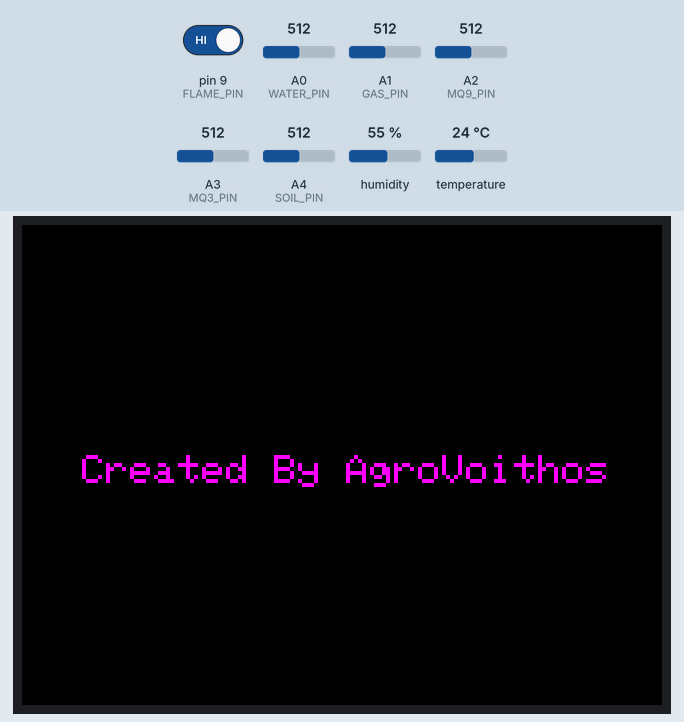
Simulated run of this sketch. Board: Arduino Mega 2560, built with avr-gcc and run on an emulated ATmega2560. Shown: 320×240 colour display. Inputs (shaded band) come from the test bench; at power-on: A0 (WATER_PIN) = 512, pin 9 (FLAME_PIN) HIGH, humidity 55 %, A1 (GAS_PIN) = 512, A2 (MQ9_PIN) = 512, A3 (MQ3_PIN) = 512, A4 (SOIL_PIN) = 512, temperature 24 °C. What the sketch prints to the serial monitor is not drawn.

Above: at 2.4 s.
6.6 s: A0 (WATER_PIN) set to 789
12.6 s: A0 (WATER_PIN) set to 810
At 17.6 s:
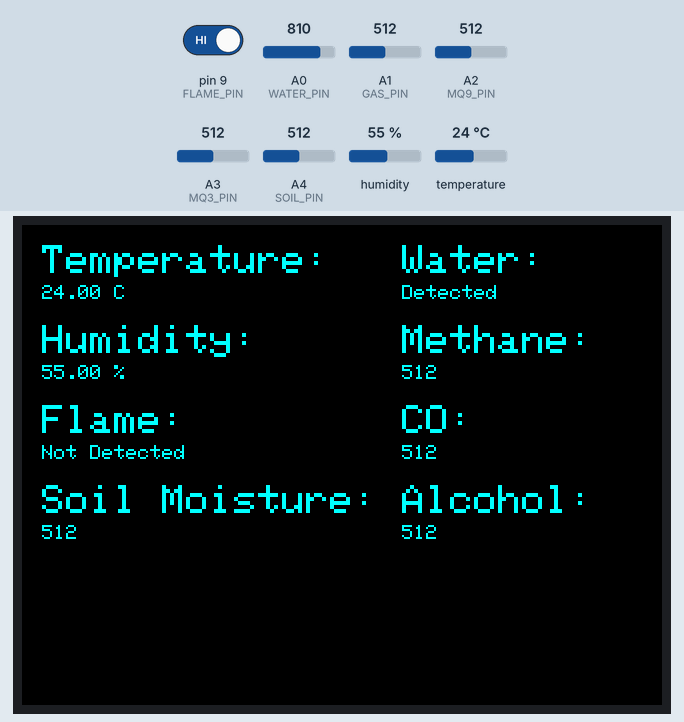
23.0 s: pin 9 (FLAME_PIN) driven LOW
At 27.8 s:
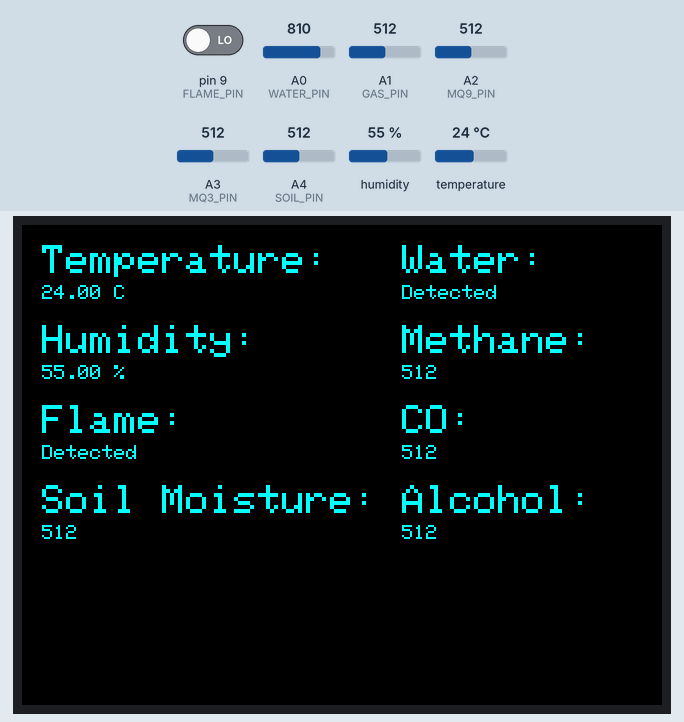
33.7 s: humidity set to 22 %
44.2 s: A1 (GAS_PIN) set to 716
54.9 s: A2 (MQ9_PIN) set to 716
At 59.9 s:
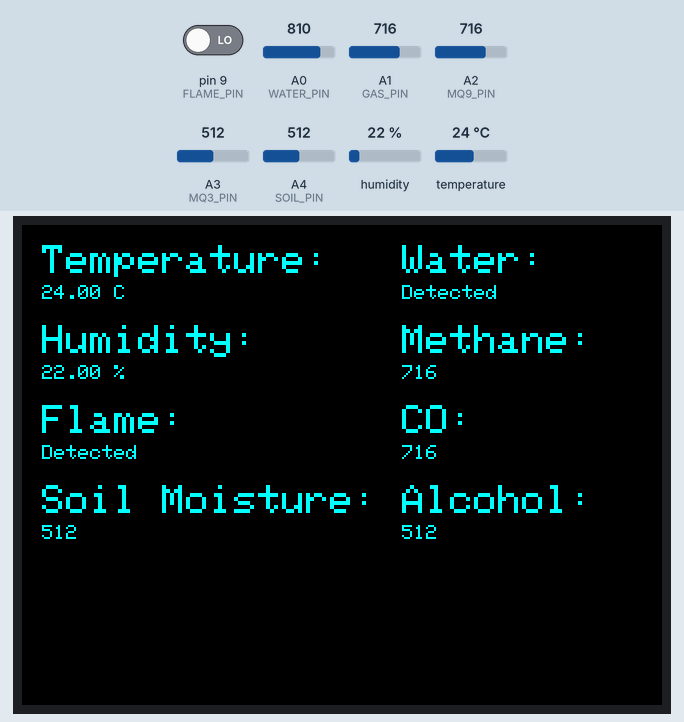
Timing chart, 0 to 61.4 s (numbered marks = the images above; inputs shaded):
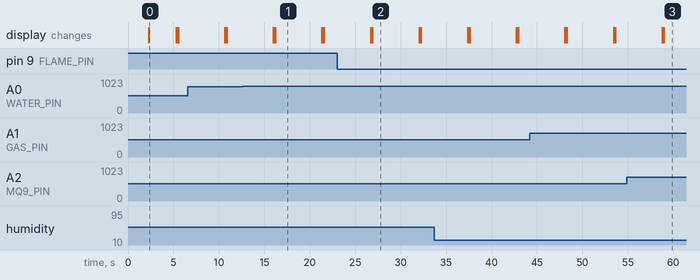

The sketch:

weatherstationbigdisp.ino
```cpp
#include <SPI.h>
#include <Adafruit_GFX.h>
#include <Adafruit_ILI9341.h>
#include <DHT.h>
#include <Wire.h>
#include <RTClib.h>

// Pin Definitions
const int DHT_PIN = 8;      // DHT11 sensor connected to digital pin 8
const int WATER_PIN = A0;   // Water sensor connected to analog pin A0
const int GAS_PIN = A1;     // MQ-5 gas sensor connected to analog pin A1
const int MQ9_PIN = A2;     // MQ-9 gas sensor connected to analog pin A2
const int MQ3_PIN = A3;     // MQ-3 gas sensor connected to analog pin A3
const int FLAME_PIN = 9;    // KY-026 flame sensor connected to digital pin 9
const int SOIL_PIN = A4;    // Soil moisture sensor connected to analog pin A4
const int TFT_CS = 31;      // TFT LCD CS pin
const int TFT_RST = 32;     // TFT LCD RST pin
const int TFT_DC = 33;      // TFT LCD DC pin
const int TFT_MOSI = 34;    // TFT LCD MOSI pin
const int TFT_CLK = 35;     // TFT LCD SCK pin
const int TFT_MISO = 36;    // TFT LCD MISO pin
// const int RTC_SDA = 20;     // RTC module SDA pin
// const int RTC_SCL = 21;     // RTC module SCL pin

// Constants for DHT sensor
#define DHT_TYPE DHT11   // DHT 11 sensor type

// Initialize DHT sensor
DHT dht(DHT_PIN, DHT_TYPE);

// Initialize TFT display
Adafruit_ILI9341 tft = Adafruit_ILI9341(TFT_CS, TFT_DC, TFT_MOSI, TFT_CLK, TFT_RST, TFT_MISO);

// // Initialize RTC
// RTC_DS3231 rtc;

void setup() {
  // Initialize Serial Monitor
  Serial.begin(9600);
  Serial.println("Serial communication started");

  // Initialize DHT sensor
  dht.begin();
  delay(2000); // Delay to allow sensor to stabilize
  Serial.println("DHT sensor initialized");

  // Initialize TFT display
  tft.begin();
  tft.setRotation(1); // Adjust rotation if needed
  tft.fillScreen(ILI9341_BLACK);

  // Display initial messages
  tft.setTextColor(ILI9341_WHITE);
  tft.setTextSize(2);
  tft.setCursor(65, 115);
  tft.println("Weather Station");
  tft.fillScreen(ILI9341_BLACK);
  tft.setTextColor(ILI9341_MAGENTA);
  tft.setTextSize(2);
  tft.setCursor(30, 115);
  tft.println("Created By AgroVoithos");

  Serial.println("Initialization complete");
  delay(3000); // Show initial message for 3 seconds

  // // Initialize RTC
  // Wire.begin();
  // if (!rtc.begin()) {
  //   Serial.println("Couldn't find RTC");
  //   while (1);
  // }

  // // Set initial time and date (if necessary)
  // rtc.adjust(DateTime(2024, 8, 11, 3, 33, 0)); // Year, Month, Day, Hour, Minute, Second

  // Serial.println("RTC initialized");
}

void loop() {
  // Display "Loading Data..." while updating sensor values
  tft.fillScreen(ILI9341_BLACK);
  tft.setTextColor(ILI9341_WHITE);
  tft.setTextSize(2);
  tft.setCursor(60, 115); // Center "Loading Data..."
  tft.println("Loading Data...");

  // Read sensor values
  float temperature = dht.readTemperature();
  float humidity = dht.readHumidity();
  int waterValue = analogRead(WATER_PIN);
  bool waterDetected = (waterValue > 800);
  int gasValue = analogRead(GAS_PIN);
  int mq9Value = analogRead(MQ9_PIN);
  int mq3Value = analogRead(MQ3_PIN);
  bool flameDetected = digitalRead(FLAME_PIN) == LOW;
  int soilValue = analogRead(SOIL_PIN);

  // // Read time from RTC
  // DateTime now = rtc.now();
  // int hour = now.hour();
  // int minute = now.minute();
  // int second = now.second();
  // int day = now.day();
  // int month = now.month();
  // int year = now.year();

  // Display data on TFT LCD
  tft.fillScreen(ILI9341_BLACK);

  // Temperature and Humidity Section
  tft.setTextColor(ILI9341_CYAN);
  tft.setTextSize(2);
  tft.setCursor(10, 10);
  tft.println("Temperature:");
  tft.setTextSize(1);
  tft.setCursor(10, 30);
  tft.print(temperature);
  tft.println(" C");

  tft.setTextSize(2);
  tft.setCursor(10, 50);
  tft.println("Humidity:");
  tft.setTextSize(1);
  tft.setCursor(10, 70);
  tft.print(humidity);
  tft.println(" %");

  // Sensor Status Section
  tft.setTextSize(2);
  tft.setCursor(190, 10);
  tft.println("Water:");
  tft.setTextSize(1);
  tft.setCursor(190, 30);
  tft.println(waterDetected ? "Detected" : "Not Detected");

  tft.setTextSize(2);
  tft.setCursor(190, 50);
  tft.println("Methane:");
  tft.setTextSize(1);
  tft.setCursor(190, 70);
  tft.println(gasValue);

  tft.setTextSize(2);
  tft.setCursor(190, 90);
  tft.println("CO:");
  tft.setTextSize(1);
  tft.setCursor(190, 110);
  tft.println(mq9Value);

  tft.setTextSize(2);
  tft.setCursor(190, 130);
  tft.println("Alcohol:");
  tft.setTextSize(1);
  tft.setCursor(190, 150);
  tft.println(mq3Value);

  tft.setTextSize(2);
  tft.setCursor(10, 90);
  tft.println("Flame:");
  tft.setTextSize(1);
  tft.setCursor(10, 110);
  tft.println(flameDetected ? "Detected" : "Not Detected");

  tft.setTextSize(2);
  tft.setCursor(10, 130);
  tft.println("Soil Moisture:");
  tft.setTextSize(1);
  tft.setCursor(10, 150);
  tft.println(soilValue);

  // // Display Date and Time
  // tft.setTextSize(1);
  // tft.setCursor(10, 210);
  // tft.print("Date:");
  // tft.print(day);
  // tft.print("/");
  // tft.print(month);
  // tft.print("/");
  // tft.println(year);

  // tft.setCursor(190, 210);
  // tft.print("Time:");
  // tft.print(hour);
  // tft.print(":");
  // if (minute < 10) {
  //   tft.print("0");
  // }
  // tft.print(minute);
  // tft.print(":");
  // if (second < 10) {
  //   tft.print("0");
  // }
  // tft.println(second);

  // Display sensor data on Serial Monitor
  Serial.println("------------------------");
  Serial.println("Temperature: " + String(temperature) + " C");
  Serial.println("Humidity: " + String(humidity) + " %");
  Serial.println("Water Detected: " + String(waterDetected ? "Yes" : "No"));
  Serial.println("Methane: " + String(gasValue));
  Serial.println("Carbon Monoxide: " + String(mq9Value));
  Serial.println("Alcohol Vapor: " + String(mq3Value));
  Serial.println("Flame Detected: " + String(flameDetected ? "Yes" : "No"));
  Serial.println("Soil Moisture: " + String(soilValue));
  // Serial.println("Date: " + String(day) + "/" + String(month) + "/" + String(year));
  // Serial.println("Time: " + String(hour) + ":" + (minute < 10 ? "0" : "") + String(minute) + ":" + (second < 10 ? "0" : "") + String(second));
  Serial.println("------------------------");

  delay(5000); // Update every 5 seconds (adjust as needed)
}
```

Measured:
- the behaviour switches between 800 and 801 on A0 (WATER_PIN) (found by bisection; images 0 and 1)
- after the input at 12.6 s, the display: first differs from a run without the input after 3.6 s (image 1)
- after the input at 23.0 s, the display: first differs from a run without the input after 3.9 s (image 2)
- after the input at 54.9 s, the display: first differs from a run without the input after 4.1 s (image 3)
- what the display in image 0 shows lasts 3.0 s, from 2.3 s to 5.3 s
- what the display in image 1 shows lasts 5.1 s, from 16.2 s to 21.3 s
